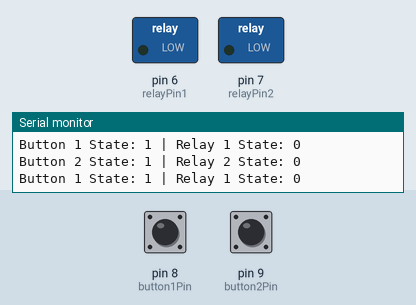
A program run on a simulated Arduino Mega 2560, built with avr-gcc and run on an emulated ATmega2560. Parts: switched loads named in the program (green lamp = pin HIGH), the last lines printed to the serial monitor. Inputs (shaded band) come from the test bench; at power-on: pin 8 (button1Pin) HIGH, pin 9 (button2Pin) HIGH.

Above: at 1.2 s.
1.3 s: pin 8 (button1Pin) pulled LOW for 0.15 s
At 2.5 s:
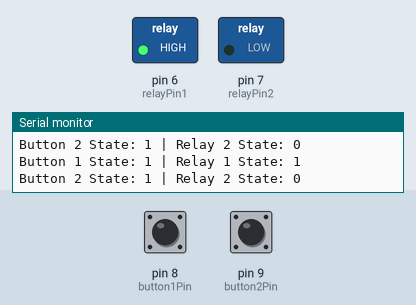
2.9 s: pin 9 (button2Pin) pulled LOW for 0.15 s
At 4.1 s:
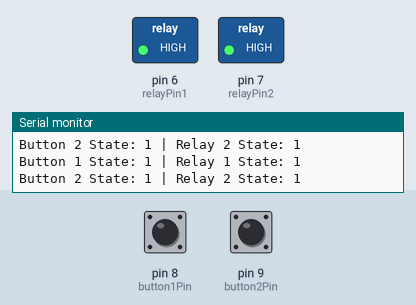
4.5 s: pin 8 (button1Pin) pulled LOW for 1 s
At 4.9 s:
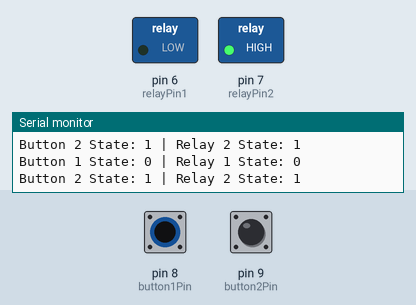
7.0 s: pin 8 (button1Pin) pulled LOW for 3.2 s
At 7.8 s:
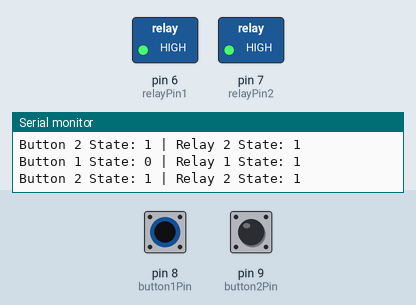
13.2 s: pin 9 (button2Pin) pulled LOW for 1 s
At 13.7 s:
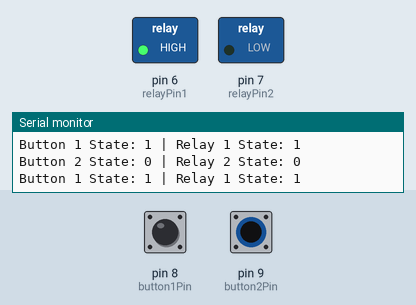
17.2 s: pin 8 (button1Pin) driven LOW and pin 9 (button2Pin) driven LOW
At 18.5 s:
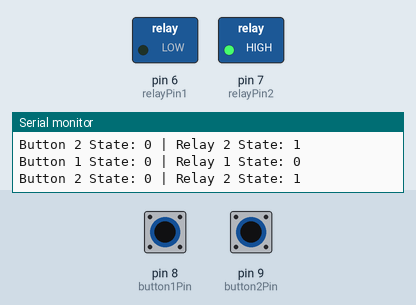
Timing chart, 0 to 20.2 s (numbered marks = the images above; inputs shaded):
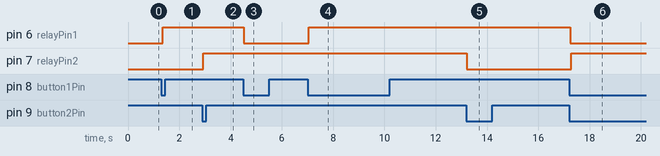

The program:

main.cpp
```cpp
#include <Arduino.h>

const int relayPin1 = 6; // Broche du relais 1
const int relayPin2 = 7; // Broche du relais 2

const int button1Pin = 8; // Broche du bouton 1
const int button2Pin = 9; // Broche du bouton 2

bool relay1State = LOW; // État du relais 1
bool relay2State = LOW; // État du relais 2

bool lastButton1State = HIGH; // Dernier état du bouton 1
bool lastButton2State = HIGH; // Dernier état du bouton 2

void setup() {
  // Initialiser les broches des relais comme sorties
  pinMode(relayPin1, OUTPUT);
  pinMode(relayPin2, OUTPUT);

  // Démarrer les relais éteints
  digitalWrite(relayPin1, LOW);
  digitalWrite(relayPin2, LOW);

  // Initialiser les broches des boutons comme entrées avec pull-up interne activé
  pinMode(button1Pin, INPUT_PULLUP);
  pinMode(button2Pin, INPUT_PULLUP);

  Serial.begin(9600); // Initialiser la communication série pour le débogage
}

void loop() {
  // Lire l'état des boutons
  bool button1State = digitalRead(button1Pin);
  bool button2State = digitalRead(button2Pin);

  // Vérifier si le bouton 1 a été appuyé
  if (button1State == LOW && lastButton1State == HIGH) {
    relay1State = !relay1State; // Inverser l'état du relais 1
    digitalWrite(relayPin1, relay1State);
    delay(50); // Petite pause pour éviter le rebondissement
  }
  lastButton1State = button1State; // Mettre à jour l'état précédent du bouton 1

  // Vérifier si le bouton 2 a été appuyé
  if (button2State == LOW && lastButton2State == HIGH) {
    relay2State = !relay2State; // Inverser l'état du relais 2
    digitalWrite(relayPin2, relay2State);
    delay(50); // Petite pause pour éviter le rebondissement
  }
  lastButton2State = button2State; // Mettre à jour l'état précédent du bouton 2

  // Afficher les états pour le débogage
  Serial.print("Button 1 State: ");
  Serial.print(button1State);
  Serial.print(" | Relay 1 State: ");
  Serial.println(relay1State);

  Serial.print("Button 2 State: ");
  Serial.print(button2State);
  Serial.print(" | Relay 2 State: ");
  Serial.println(relay2State);
}
```

Measured:
- after the input at 1.3 s, pin 6 (relayPin1): LOW → HIGH after 0.06 s
- after the input at 2.9 s, pin 7 (relayPin2): LOW → HIGH at once
- after the input at 4.5 s, pin 6 (relayPin1): HIGH → LOW at once
- after the input at 7.0 s, pin 6 (relayPin1): LOW → HIGH after 0.05 s
- after the input at 13.2 s, pin 7 (relayPin2): HIGH → LOW at once
- after the input at 17.2 s, pin 6 (relayPin1): HIGH → LOW at once; pin 7 (relayPin2): LOW → HIGH after 0.09 s
